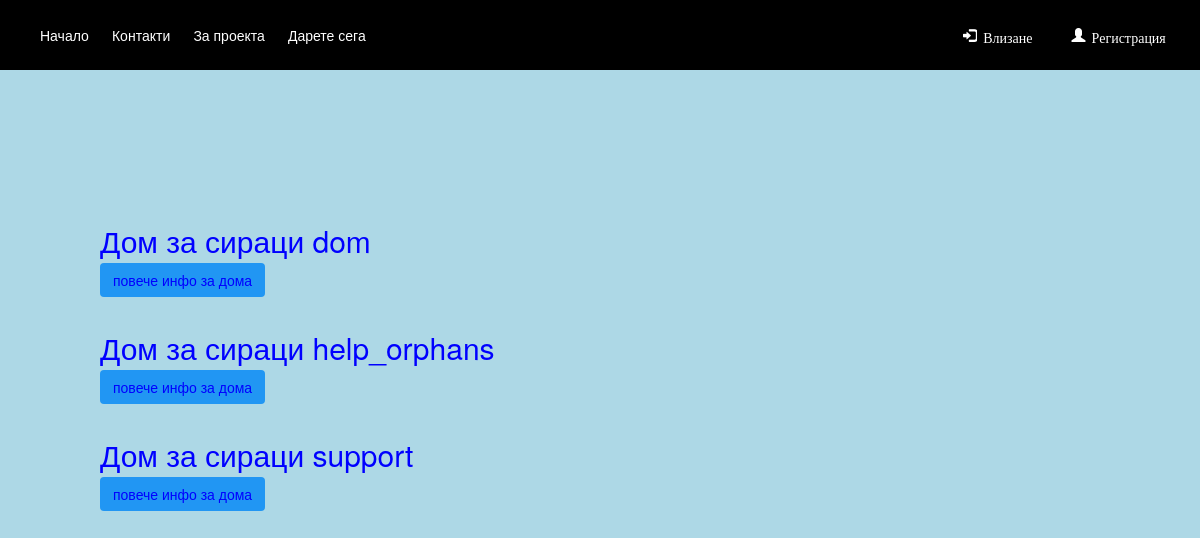
Page /orphans on the committed database.
### tables this page shows
CREATE TABLE dom (
	id INTEGER NOT NULL, 
	name VARCHAR(100) NOT NULL, 
	address VARCHAR(100) NOT NULL, 
	email VARCHAR(100) NOT NULL, 
	password VARCHAR(100) NOT NULL, 
	PRIMARY KEY (id)
);

### app.py (the view)
@app.route('/orphans')
def orphans():
	try:
		with sqlite3.connect("database.db") as con:
			cur = con.cursor()
			cur.execute("select id, name from dom")
			orphans = cur.fetchall()
	except:
		con.rollback()
	finally:
		con.close()
		return render_template('orphan_homes.html', orphans = orphans,
													len = len(orphans))

### templates/orphan_homes.html (shortened to what this page needs)
<!DOCTYPE html>
<html lang="en">
<head>
    <link rel="stylesheet" href="https://maxcdn.bootstrapcdn.com/bootstrap/3.4.0/css/bootstrap.min.css">
    <link rel="stylesheet" type="text/css" href="../static/css/orphan_homes.css">
    <link rel="stylesheet" type="text/css" href="../static/css/nav-bar.css">
    <link rel="stylesheet" type="text/css" href="../static/css/registerDom.css">
</head>
<body>
  <div>
      <ul id="navbar">
      		<li class="navbar_link"><a class="nav_link" href="/home">Начало</a></li>
      		<li class="navbar_link"><a class="nav_link" href="/contacts">Контакти</a></li>
      		<li class="navbar_link"><a class="nav_link" href="/about">За проекта</a></li>
      		<li class="navbar_link"><a class="nav_link" href="" >Дарете сега</a>
      		</li>
          {%if user_login%}
          <li class="navbar_link"><a class="nav_link" href="/orphan_homes">Домове</a>
          <li class="navbar_link user_link"><span class="symbol glyphicon glyphicon-log-in"></span><a class="nav_link user_link" href="/logout">Излизане</a></li>
          {% else %}
                <li class="navbar_link user_link"><span class="symbol glyphicon glyphicon-user">
                      <div class="dropdown">
                          <button onclick="myFunction()" class="dropbtn">Регистрация</button>
                      </div>
                    </li>
                    <li class="navbar_link user_link"><span class="symbol glyphicon glyphicon-log-in">
                      <div class="dropdown">
                          <button onclick="myFunction1()" class="dropbtn">Влизане</button>
                      </div>
                    </li>
          {% endif %}
      </ul>
  </div>
  <div class="content">
      {% for i in range (0, len) %}
    	<div>
      		<div class="homes">Дом за сираци {{orphans[i][1]}}</div>
      		<button class="btn info" onclick="window.location.href = '/orphan_help/{{orphans[i][0]}}';">повече инфо за дома</button>
    	</div>
      {% endfor %}
  </div>
</body>
</html>

### static/css/orphan_homes.css (style rules this page uses)
body { background:lightblue; }
.content { margin-top:150px; margin-left:100px; color:blue; }
.homes { margin-top:30px; font-size:30px; }
.info { background-color: #2196F3; }

### static/css/nav-bar.css (style rules this page uses)
#navbar { list-style-type: none; background-color: black; height: 70px; width: 100%; margin: 0; padding-top: 20px; }
.navbar_link { float: left; padding: 5px 2% 5px 0%; text-align: center; }
.nav_link { display: block; text-decoration: none; color: white; }
.symbol { display: block; float: left; color: white; margin: 2px 5px; }
.user_link { float: right; }
li { color: #111; background: black; display: block; float: left; padding: 5px; position: relative; }
li a { color: #fff; }

### static/css/registerDom.css (style rules this page uses)
.dropbtn { background-color: black; color: white; font-size: 14px; border: none; cursor: pointer; }
.dropdown { float: right; position: relative; display: inline-block; }

### rows in the picture
dom: name "dom"
dom: name "help_orphans"
dom: name "support"
